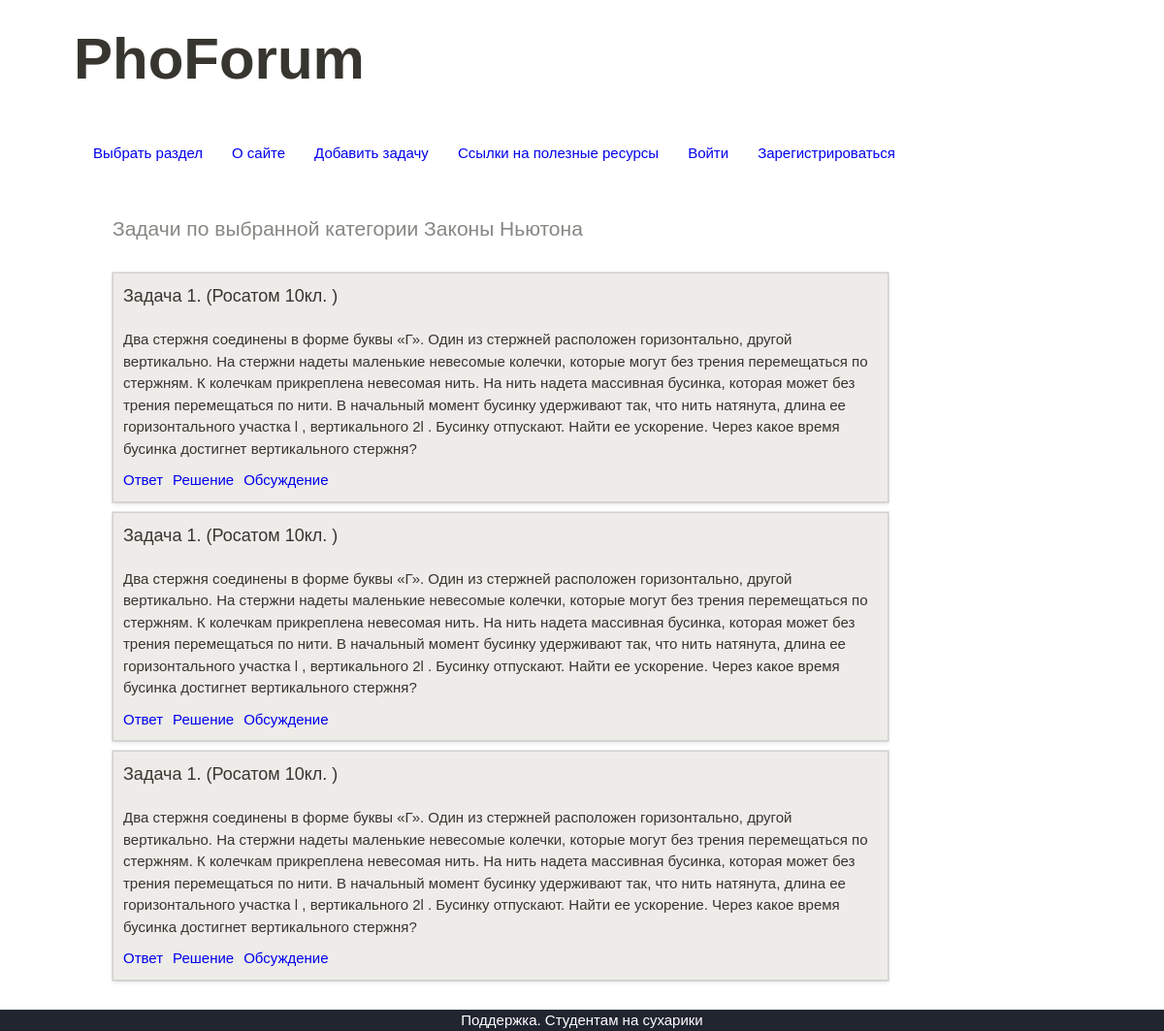
Page /zanew/ on the committed database.
### mainapp/models.py (models this page shows, shortened)
class Category(models.Model):
    name = models.CharField(max_length=100, db_index=True, verbose_name="Название раздела")
    slug = models.SlugField(unique=True, db_index=True)
    def __str__(self):
        return str(self.name)
    class Meta:
        verbose_name_plural = "Categories"
        ordering = ['name']

class Task(models.Model):
    title = models.CharField(max_length=100, verbose_name="Название задачи", blank=True)
    content = models.TextField(max_length=3500, verbose_name="Условие задачи")
    image = models.ImageField(blank=True, null=True, verbose_name="Рисунок к условию")
    resource = models.CharField(max_length=500, blank=True, verbose_name="Источник/название олимпиады")
    year = models.PositiveSmallIntegerField(blank=True, null=True, verbose_name="Год")
    grade = models.IntegerField(verbose_name="Класс",  choices=GRADE_CHOICES, default=None, blank=True, null=True)
    difficulty_level = models.PositiveSmallIntegerField(verbose_name="Уровень сложности", blank=True, null=True)
    answer = models.CharField(max_length=500, blank=True, verbose_name="Ответ")
    category = models.ForeignKey(
        'Category',
        verbose_name="Раздел",
        on_delete=models.CASCADE,
        blank=True, null=True
    )
    def __str__(self):
        return str(self.content)
    @property
    def get_absolute_url(self):
        return reverse('task', kwargs={'category_slug': self.category.slug, 'task_id': self.id})
    @property
    def get_name(self):
        name = ""
        if self.resource:
            name += self.resource + " "
        if self.grade:
            name += str(self.grade) + "кл. "
        if self.year:
            name += str(self.year) + "г."
        if name:
            name = f'({name})'
        return name
    class Meta:
        ordering = ['difficulty_level', 'grade', 'year']

### mainapp/views.py (the view)
# urls.py: path('<slug:category_slug>/', get_list_of_tasks, name='category'),
def get_list_of_tasks(request, category_slug):
    cat_by_slug = get_object_or_404(Category, slug=category_slug)
    tasks = Task.objects.filter(category=cat_by_slug.id)
    context = {
        'title': 'PhoForum',
        'category': cat_by_slug,
        'tasks': tasks
    }
    return render(request, 'mainapp/category.html', context=context)

### mainapp/templates/mainapp/category.html (shortened to what this page needs)
{% extends 'mainapp/base.html' %}
{% block content %}
<p class="category-title">Задачи по выбранной категории {{ category }}</p>
<ol class="list-tasks">
{% for task in tasks %}
    <li class="task">
        <div class="task-name">
            <span id="num">Задача 1.</span>
            <span id="info">{{ task.get_name }}</span>
        </div>
    {% if task.image %}
        <div><img src="{{ task.image.url }}" class="task-img">{{ task }}</div>
    {% else %}
        <div class="task-text-if-not-img">{{ task }}</div>
    {% endif %}
        <ul class="task-action">
            <li><a href={% url 'task' category_slug=task.category.slug task_id=task.id %}>Ответ</a></li>
            <li><a href={% url 'task' category_slug=task.category.slug task_id=task.id %}>Решение</a></li>
            <li><a href="{{ task.get_absolute_url }}">Обсуждение</a></li>
        </ul>
    </li>
{%endfor%}
</ol>
{% endblock content %}

### mainapp/static/mainapp/css/styles.css (style rules this page uses)
* { padding: 0; margin: 0; border: 0; }
*,*:before,*:after { -moz-box-sizing: border-box; -webkit-box-sizing: border-box; box-sizing: border-box; }
html,body { height: 100%; width: 100%; font-size: 100%; line-height: 1; font-size: 15px; -ms-text-size-adjust: 100%; -moz-text-size-adjust: 100%; -webkit-text-size-adjust: 100%; }
a, a:visited { text-decoration: none; }
ul li { list-style: none; }
body { font-family: sans-serif; color: rgb(55, 53, 47); font-size: 15px; line-height: 1.5; }
a { text-decoration: none; display: inline-block; }
.category-title { margin: 20px 0 30px 0; font-size: 1.4em; color: rgba(55, 53, 47, 0.6); }
ol.list-tasks { padding-left: 0; width: 800px; list-style-position: inside; }
.task { padding: 0 10px; display: inline-block; border: 1px solid #D3D1CB; width: 100%; margin-bottom: 10px; box-shadow: rgba(15, 15, 15, 0.1) 0 0 0 1px, rgba(15, 15, 15, 0.1) 0 2px 4px; background: #EDECE9; }
.task-name { font-size: 1.2em; margin: 10px 20px 20px 0; }
.task-action { list-style: none; margin: 0; padding-left: 0; display: flex; color: blue; }
.task-action li { padding: 10px 10px 10px 0; }

### rows in the picture
Category: name "Законы Ньютона"
Task: get_name "(Росатом 10кл. )", content "Два стержня соединены в форме буквы «Г». Один из стержней расположен горизонтально, другой вертикально. На стержни надеты маленькие невесомые колечки, которые могут без трения перемещаться по стержням. К колечкам прикреплена невесомая нить. На нить надета массивная бусинка, которая может без трения перемещаться по нити. В начальный момент бусинку удерживают так, что нить натянута, длина ее горизонтального участка l , вертикального 2l . Бусинку отпускают. Найти ее ускорение. Через какое время бусинка достигнет вертикального стержня?"
Task: get_name "(Росатом 10кл. )", content "Два стержня соединены в форме буквы «Г». Один из стержней расположен горизонтально, другой вертикально. На стержни надеты маленькие невесомые колечки, которые могут без трения перемещаться по стержням. К колечкам прикреплена невесомая нить. На нить надета массивная бусинка, которая может без трения перемещаться по нити. В начальный момент бусинку удерживают так, что нить натянута, длина ее горизонтального участка l , вертикального 2l . Бусинку отпускают. Найти ее ускорение. Через какое время бусинка достигнет вертикального стержня?"
Task: get_name "(Росатом 10кл. )", content "Два стержня соединены в форме буквы «Г». Один из стержней расположен горизонтально, другой вертикально. На стержни надеты маленькие невесомые колечки, которые могут без трения перемещаться по стержням. К колечкам прикреплена невесомая нить. На нить надета массивная бусинка, которая может без трения перемещаться по нити. В начальный момент бусинку удерживают так, что нить натянута, длина ее горизонтального участка l , вертикального 2l . Бусинку отпускают. Найти ее ускорение. Через какое время бусинка достигнет вертикального стержня?"
